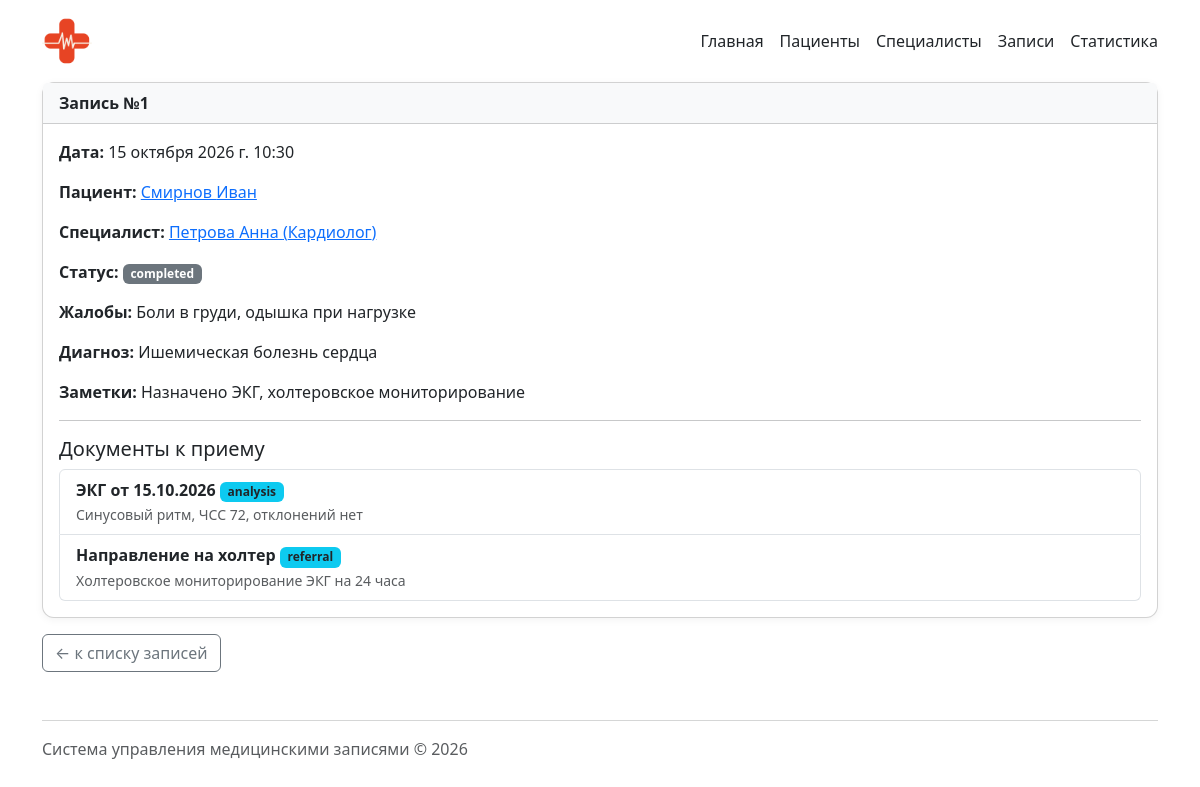
The app's page /appointments/1/ with its own data.
### appointments/models.py (models this page shows, shortened)
class Appointment(models.Model):
    patient = models.ForeignKey(Patient, on_delete=models.CASCADE, related_name="appointments", verbose_name="Пациент")
    specialist = models.ForeignKey(Specialist, on_delete=models.PROTECT, related_name="appointments", verbose_name="Специалист")
    appointment_date = models.DateField(verbose_name="Дата приема")
    appointment_time = models.TimeField(verbose_name="Время приема")
    status = models.CharField(max_length=50, default='scheduled', verbose_name="Статус")
    complaint = models.TextField(blank=True, null=True, verbose_name="Жалобы")
    diagnosis = models.TextField(blank=True, null=True, verbose_name="Диагноз")
    notes = models.TextField(blank=True, null=True, verbose_name="Заметки")
    class Meta:
        verbose_name = "Запись на прием"
        verbose_name_plural = "Записи на прием"

class Document(models.Model):
    appointment = models.ForeignKey(Appointment, on_delete=models.CASCADE, related_name="documents", verbose_name="Прием")
    document_type = models.CharField(max_length=50, verbose_name="Тип документа")
    title = models.CharField(max_length=255, verbose_name="Название")
    content = models.TextField(blank=True, null=True, verbose_name="Содержимое")
    file_path = models.CharField(max_length=255, blank=True, null=True, verbose_name="Путь к файлу")
    class Meta:
        verbose_name = "Документ"
        verbose_name_plural = "Документы"

### patients/models.py (models this page shows, shortened)
class Patient(models.Model):
    first_name = models.CharField(max_length=100, verbose_name="Имя")
    last_name = models.CharField(max_length=100, verbose_name="Фамилия")
    birth_date = models.DateField(verbose_name="Дата рождения")
    phone = models.CharField(max_length=20, verbose_name="Телефон")
    email = models.EmailField(verbose_name="Email")
    insurance_policy = models.CharField(max_length=50, unique=True, verbose_name="Полис")
    address = models.TextField(blank=True, null=True, verbose_name="Адрес")
    class Meta:
        verbose_name = "Пациент"
        verbose_name_plural = "Пациенты"

### specialists/models.py (models this page shows, shortened)
class Specialist(models.Model):
    first_name = models.CharField(max_length=100, verbose_name="Имя")
    last_name = models.CharField(max_length=100, verbose_name="Фамилия")
    speciality = models.CharField(max_length=100, verbose_name="Специальность")
    phone = models.CharField(max_length=20, verbose_name="Телефон")
    email = models.EmailField(verbose_name="Email")
    experience_years = models.PositiveIntegerField(default=0, verbose_name="Стаж (лет)")
    class Meta:
        verbose_name = "Специалист"
        verbose_name_plural = "Специалисты"

### appointments/views.py (the view)
# urls.py: path('<str:appointment_id>/', views.appointment_detail, name='detail'),
def appointment_detail(request: HttpRequest, appointment_id: int) -> HttpResponse:
    appointment = get_object_or_404(
        Appointment.objects.select_related('patient', 'specialist'),
        id=appointment_id
    )
    return render(
        request,
        'appointments/appointment_detail.html',
        {'appointment': appointment},
    )

### appointments/templates/appointments/appointment_detail.html (shortened to what this page needs)
{% extends "base.html" %}
{% block content %}
<div class="card">
    <div class="card-header">
        Запись №{{ appointment.id }}
    </div>
    <div class="card-body">
        <p class="card-text">
            <strong>Дата:</strong>
            {{ appointment.appointment_date }}
            {{ appointment.appointment_time }}
        </p>
        <p class="card-text">
            <strong>Пациент:</strong>
            <a href="{% url 'patients:detail' appointment.patient.id %}">
                {{ appointment.patient.last_name }}
                {{ appointment.patient.first_name }}
            </a>
        </p>
        <p class="card-text">
            <strong>Специалист:</strong>
            <a href="{% url 'specialists:detail' appointment.specialist.id %}">
                {{ appointment.specialist.last_name }}
                {{ appointment.specialist.first_name }}
                ({{ appointment.specialist.speciality }})
            </a>
        </p>
        <p class="card-text">
            <strong>Статус:</strong>
            <span class="badge bg-secondary">{{ appointment.status }}</span>
        </p>
        {% if appointment.complaint %}
            <p class="card-text">
                <strong>Жалобы:</strong> {{ appointment.complaint }}
            </p>
        {% endif %}
        {% if appointment.diagnosis %}
            <p class="card-text">
                <strong>Диагноз:</strong> {{ appointment.diagnosis }}
            </p>
        {% endif %}
        {% if appointment.notes %}
            <p class="card-text">
                <strong>Заметки:</strong> {{ appointment.notes }}
            </p>
        {% endif %}
        <hr>
        <h5 class="mt-3">Документы к приему</h5>
        {% if appointment.documents.all %}
            <ul class="list-group">
                {% for doc in appointment.documents.all %}
                    <li class="list-group-item d-flex justify-content-between align-items-center">
                        <div>
                            <strong>{{ doc.title }}</strong>
                            <span class="badge bg-info text-dark">{{ doc.document_type }}</span>
                            {% if doc.content %}
                                <br><small class="text-muted">{{ doc.content }}</small>
                            {% endif %}
                        </div>
                    </li>
                {% endfor %}
            </ul>
        {% else %}
            <p class="text-muted">К этому приему нет прикрепленных документов.</p>
        {% endif %}
    </div>
</div>
<a href="{% url 'appointments:list' %}"
   class="btn btn-outline-secondary mt-3">
    ← к списку записей
</a>
{% endblock %}

### homepage/static/homepage/css/style.css (style rules this page uses)
.card { border-radius: 12px; box-shadow: 0 2px 8px rgba(0, 0, 0, 0.05); }
.card-header { background-color: #f8f9fa; font-weight: 600; }

### records on screen
Appointment: id "1", appointment_date "15 октября 2026 г.", appointment_time "10:30", patient.last_name "Смирнов", patient.first_name "Иван", specialist.last_name "Петрова", specialist.first_name "Анна", specialist.speciality "Кардиолог", status "completed", complaint "Боли в груди, одышка при нагрузке", diagnosis "Ишемическая болезнь сердца", notes "Назначено ЭКГ, холтеровское мониторирование"
Document: title "ЭКГ от 15.10.2026", document_type "analysis", content "Синусовый ритм, ЧСС 72, отклонений нет"
Document: title "Направление на холтер", document_type "referral", content "Холтеровское мониторирование ЭКГ на 24 часа"
